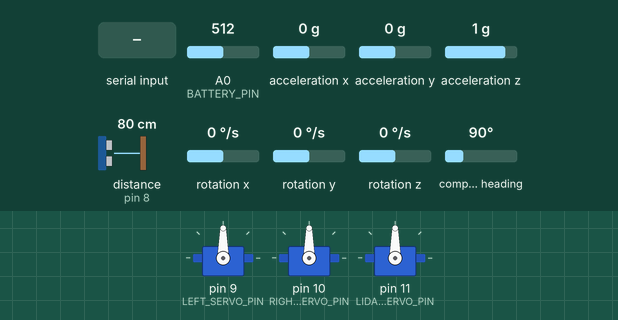
This program was run on a simulated Arduino Uno, built with avr-gcc and run on an emulated ATmega328P. Shown: 3 × servo. Wiring (inferred from the names in the program): ultrasonic range finder: trigger pin 7; echo pin 8. The inputs (shaded band) are chosen by the test bench; at power-on: A0 (BATTERY_PIN) = 512, acceleration x 0 g, acceleration y 0 g, acceleration z 1 g, distance to the obstacle (sensor on pin 8) 80 cm, rotation x 0 °/s, rotation y 0 °/s, rotation z 0 °/s, compass heading 90°. The echo pulse lasts 58.3 µs per cm.

Above: at 2.2 s.
2.3 s: "90,45\n" received over the second serial link
At 3.3 s:
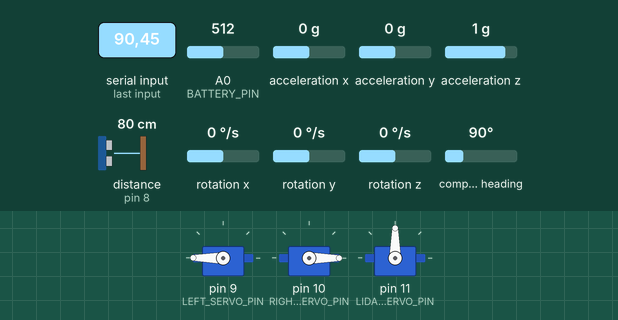
3.8 s: "1,90\n" received over the second serial link
At 4.5 s:
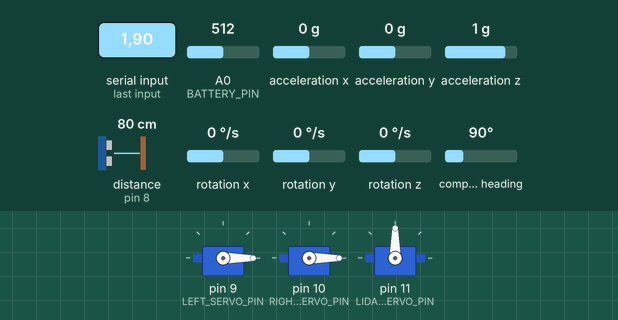
5.3 s: "30,150\n" received over the second serial link
At 5.6 s:
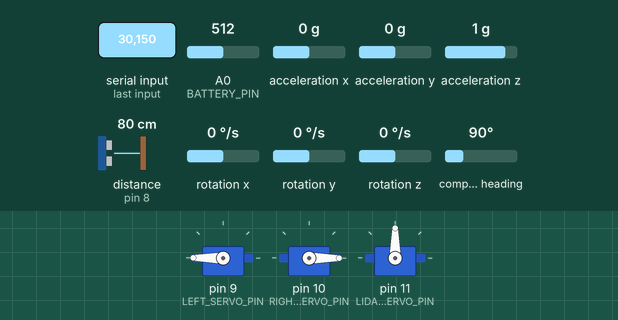
6.8 s: "1,90,45\n" received over the second serial link
At 8.0 s:
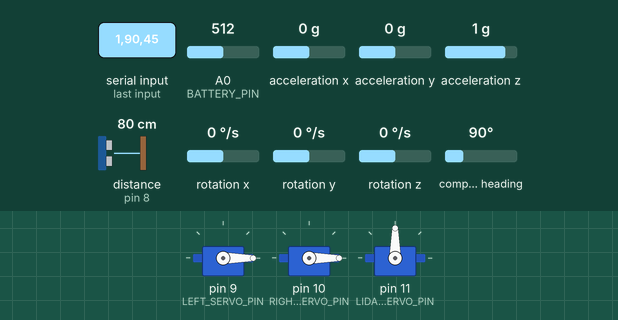
Timing chart, 0 to 9.3 s (numbered marks = the images above; inputs shaded):
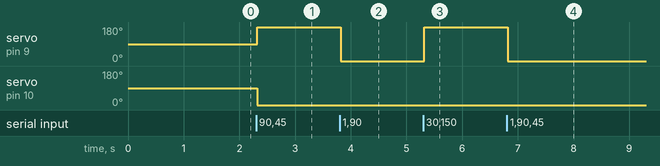

Measured:
- after the input at 2.3 s, servo on pin 9 (LEFT_SERVO_PIN): 90° → 180° at once; servo on pin 10 (RIGHT_SERVO_PIN): 90° → 0° at once
- after the input at 3.8 s, servo on pin 9 (LEFT_SERVO_PIN): 180° → 0° at once
- after the input at 5.3 s, servo on pin 9 (LEFT_SERVO_PIN): 0° → 180° at once
- after the input at 6.8 s, servo on pin 9 (LEFT_SERVO_PIN): 180° → 0° at once

The program:

main.cpp
```cpp
#include <Servo.h>
#include <Wire.h>
#include <AS5600.h>
#include <MPU6050.h>
#include <SoftwareSerial.h>
#include <config.h>
#include "kalman.h"

Kalman1D theta_kf(0.005, 0.1);  // Q=0.005, R=0.1
Servo leftServo, rightServo, lidarServo;
AS5600 leftEnc, rightEnc, lidarEnc;
MPU6050 mpu;
SoftwareSerial espSerial(UART_RX, UART_TX); // RX, TX

float x = 0, y = 0, theta_odom = 0, theta_imu = 0;
float last_left = 0, last_right = 0;
unsigned long last_time = 0;

void setup() {
  Serial.begin(115200);
  Wire.begin();
  espSerial.begin(115200);

  leftServo.attach(LEFT_SERVO_PIN);
  rightServo.attach(RIGHT_SERVO_PIN);
  lidarServo.attach(LIDAR_SERVO_PIN);

  pinMode(TRIG_PIN, OUTPUT);
  pinMode(ECHO_PIN, INPUT);

  mpu.initialize();
  mpu.setDLPFMode(MPU6050_DLPF_BW_20);

  delay(1000);
  last_left = leftEnc.readAngle();
  last_right = rightEnc.readAngle();
  last_time = millis();
}

float readDistanceCM() {
  digitalWrite(TRIG_PIN, LOW); delayMicroseconds(2);
  digitalWrite(TRIG_PIN, HIGH); delayMicroseconds(10);
  digitalWrite(TRIG_PIN, LOW);
  long duration = pulseIn(ECHO_PIN, HIGH, 30000);
  return duration * 0.0343 / 2.0;
}

float readBatteryVoltage() {
  return analogRead(BATTERY_PIN) * (5.0 / 1023.0) * 2;
}

float readLidarAngle() {
  return lidarEnc.readAngle() * 360.0;
}

float getIMUAngle(float dt) {
  int16_t ax, ay, az, gx, gy, gz;
  mpu.getMotion6(&ax, &ay, &az, &gx, &gy, &gz);
  float accel_theta = atan2(ay, az) * 180 / PI;
  float gyro_theta = gx / 131.0;
  theta_imu = 0.75 * (theta_imu + gyro_theta * dt) + 0.25 * accel_theta;
  return theta_imu;
}

void updateOdometry(float dt) {
  float l_now = leftEnc.readAngle();
  float r_now = rightEnc.readAngle();

  float delta_l = (l_now - last_left) * 2 * PI * WHEEL_RADIUS;
  float delta_r = (r_now - last_right) * 2 * PI * WHEEL_RADIUS;

  last_left = l_now;
  last_right = r_now;

  float v = (delta_r + delta_l) / 2.0;
  float w = (delta_r - delta_l) / WHEEL_BASE;

  theta_odom += w;
  x += v * cos(theta_odom);
  y += v * sin(theta_odom);
}

void setMotorPWM(float v, float w) {
  float v_l = v - w * WHEEL_BASE / 2.0;
  float v_r = v + w * WHEEL_BASE / 2.0;

  int pwm_l = constrain(map(v_l * 100, -100, 100, 0, 180), 0, 180);
  int pwm_r = constrain(map(v_r * 100, -100, 100, 180, 0), 0, 180);

  leftServo.write(pwm_l);
  rightServo.write(pwm_r);
}

void receiveVelocityCmd() {
  if (espSerial.available()) {
    String data = espSerial.readStringUntil('\n');
    float v = data.substring(0, data.indexOf(',')).toFloat();
    float w = data.substring(data.indexOf(',') + 1).toFloat();
    setMotorPWM(v, w);
  }
}

void loop() {
  unsigned long now = millis();
  float dt = (now - last_time) / 1000.0;
  if (dt < 0.05) return;
  last_time = now;

  updateOdometry(dt);
  float imu_theta = getIMUAngle(dt);
  static float last_theta_odom = 0;
  float delta_odom = theta_odom - last_theta_odom;
  last_theta_odom = theta_odom;
  theta_kf.predict(delta_odom);
  theta_kf.update(imu_theta);
  float fused_theta = theta_kf.get();

  float dist = readDistanceCM();
  float lidar_angle = readLidarAngle();
  float batt = readBatteryVoltage();

  espSerial.print(x); espSerial.print(",");
  espSerial.print(y); espSerial.print(",");
  espSerial.print(fused_theta); espSerial.print(",");
  espSerial.print(lidar_angle); espSerial.print(",");
  espSerial.print(dist); espSerial.print(",");
  espSerial.println(batt);

  receiveVelocityCmd();
}
```

kalman.h
```cpp
#ifndef KALMAN_H
#define KALMAN_H

class Kalman1D {
public:
    Kalman1D(float q = 0.01, float r = 0.5, float p = 1.0, float init = 0.0)
        : Q(q), R(r), P(p), X(init) {}

    void predict(float u = 0.0) {
        X += u;
        P += Q;
    }

    void update(float measurement) {
        float K = P / (P + R);
        X += K * (measurement - X);
        P *= (1 - K);
    }

    float get() const { return X; }

private:
    float Q;  // process noise
    float R;  // measurement noise
    float P;  // error covariance
    float X;  // estimate
};

#endif
```

config.h
```cpp
#ifndef CONFIG_H
#define CONFIG_H

#define LEFT_SERVO_PIN 9
#define RIGHT_SERVO_PIN 10
#define LIDAR_SERVO_PIN 11

#define TRIG_PIN 7
#define ECHO_PIN 8

#define BATTERY_PIN A0

#define MPU_ADDRESS 0x68
#define WHEEL_RADIUS 0.03
#define WHEEL_BASE 0.15

#define UART_RX 2   // ESP32 TX -> Arduino RX
#define UART_TX 3   // ESP32 RX <- Arduino TX

#endif
```
